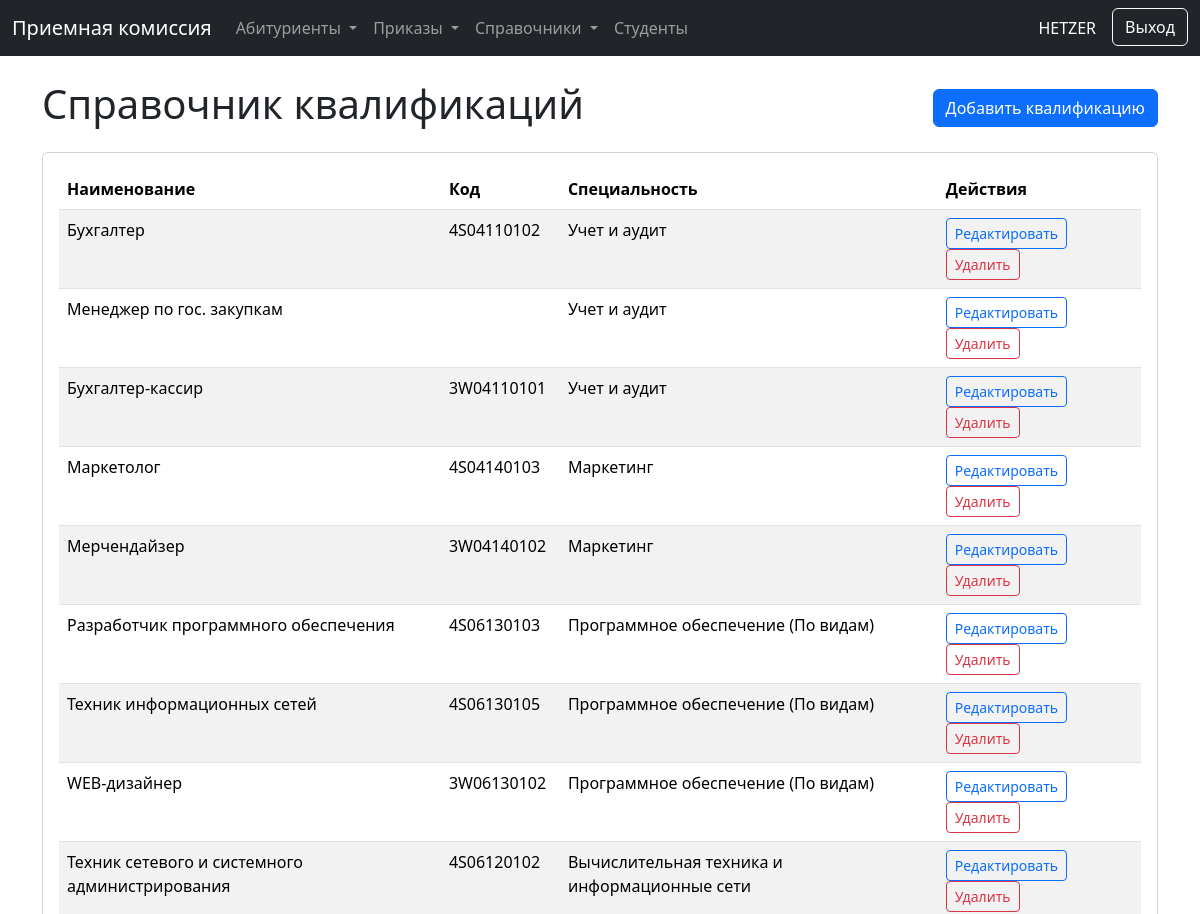
The app's page /handbooks/qualifications/ (signed in, upper part), older data.
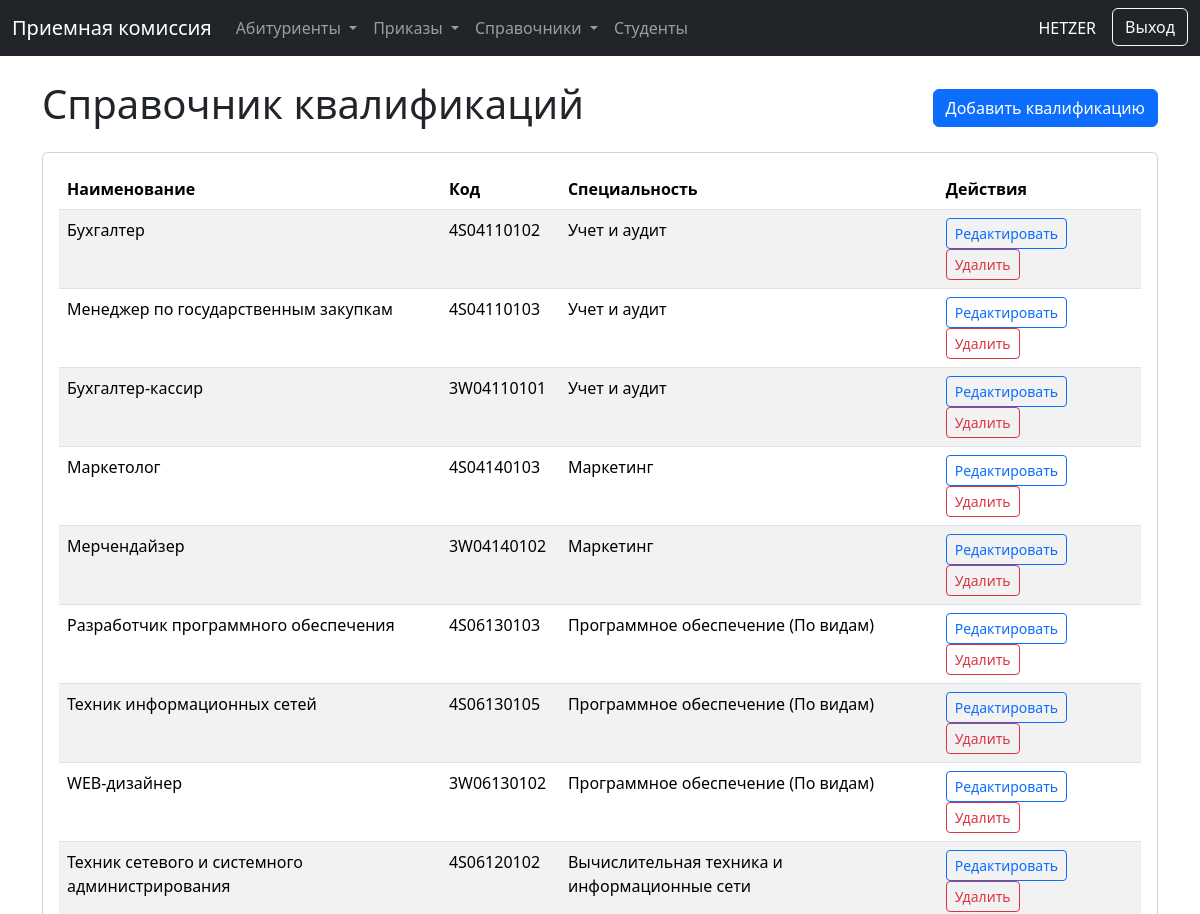
The same page, newer data.
### handbooks/models.py (models this page shows, shortened)
class Qualification(models.Model):
    code = models.CharField(
        max_length=50,
        verbose_name="Код специальности",
        default='' # Добавляем пустую строку как значение по умолчанию
    )
    name = models.CharField(max_length=255, verbose_name="Наименование квалификации")
    specialty = models.ForeignKey(Specialty, on_delete=models.CASCADE, related_name="qualifications", verbose_name="Специальность")
    is_worker_qualification = models.BooleanField(default=False, verbose_name="Рабочая квалификация")
    class Meta:
        verbose_name = "Квалификация"
        verbose_name_plural = "Квалификации"

class Specialty(models.Model):
    code = models.CharField(
        max_length=50,
        verbose_name="Код специальности",
        default='' # Добавляем пустую строку как значение по умолчанию
    )
    name = models.CharField(max_length=255, verbose_name="Наименование специальности")
    class Meta:
        verbose_name = "Специальность"
        verbose_name_plural = "Специальности"

### handbooks/views.py (the view)
# urls.py: path('qualifications/', views.QualificationListView.as_view(), name='qualification_list'),
class QualificationListView(LoginRequiredMixin, PermissionRequiredMixin, ListView):
    model = Qualification
    permission_required = 'handbooks.view_qualification'
    template_name = 'handbooks/qualification_list.html'
    context_object_name = 'qualifications'
    queryset = Qualification.objects.select_related('specialty').all()

### handbooks/templates/handbooks/qualification_list.html (shortened to what this page needs)
{% extends "./base.html" %}
{% block content %}
<div class="d-flex justify-content-between align-items-center mb-3">
    <h1>Справочник квалификаций</h1>
    {% if perms.handbooks.add_qualification %}
    <a href="{% url 'qualification_add' %}" class="btn btn-primary">Добавить квалификацию</a>
    {% endif %}
</div>
<div class="card">
    <div class="card-body">
        <table class="table table-striped table-hover">
            <thead>
                <tr>
                    <th>Наименование</th>
                    <th>Код</th>
                    <th>Специальность</th>
                    <th>Действия</th>
                </tr>
            </thead>
            <tbody>
                {% for qualification in qualifications %}
                <tr>
                    <td>{{ qualification.name }}</td>
                    <td>{{ qualification.code }}</td>
                    <td>{{ qualification.specialty.name }}</td>
                    <td>
                        {% if perms.handbooks.change_qualification %}
                        <a href="{% url 'qualification_edit' qualification.pk %}" class="btn btn-sm btn-outline-primary">Редактировать</a>
                        {% endif %}
                        {% if perms.handbooks.delete_qualification %}
                        <a href="{% url 'qualification_delete' qualification.pk %}" class="btn btn-sm btn-outline-danger">Удалить</a>
                        {% endif %}
                    </td>
                </tr>
                {% empty %}
                <tr>
                    <td colspan="4" class="text-center">Квалификации не найдены.</td>
                </tr>
                {% endfor %}
            </tbody>
        </table>
    </div>
</div>
{% endblock %}

### handbooks/templates/handbooks/base.html (shortened to what this page needs)
<!DOCTYPE html>
<html lang="ru">
<head>
    <link href="https://cdn.jsdelivr.net/npm/bootstrap@5.3.2/dist/css/bootstrap.min.css" rel="stylesheet">
</head>
<body>
    <nav class="navbar navbar-expand-lg navbar-dark bg-dark mb-4">
    <div class="container-fluid">
        <a class="navbar-brand" href="{% url 'dashboard' %}">Приемная комиссия</a>
        <div class="collapse navbar-collapse" id="mainNavbar">
            <ul class="navbar-nav me-auto mb-2 mb-lg-0">
                {% if perms.enrollment.view_applicant or perms.enrollment.add_applicant %}
                <li class="nav-item dropdown">
                    <a class="nav-link dropdown-toggle" href="#" id="applicantsDropdown" role="button" data-bs-toggle="dropdown" aria-expanded="false">
                        Абитуриенты
                    </a>
                </li>
                {% endif %}
                {% if perms.enrollment.view_order or perms.enrollment.add_order %}
                <li class="nav-item dropdown">
                    <a class="nav-link dropdown-toggle" href="#" id="ordersDropdown" role="button" data-bs-toggle="dropdown" aria-expanded="false">
                        Приказы
                    </a>
                </li>
                {% endif %}
                <li class="nav-item dropdown">
    <a class="nav-link dropdown-toggle" href="#" id="navbarDropdown" role="button" data-bs-toggle="dropdown" aria-expanded="false">
        Справочники
    </a>
</li>
<li class="nav-item">
    {% if perms.enrollment.view_student %}
    <a class="nav-link" href="{% url 'student_list' %}">Студенты</a>
    {% endif %}
</li>
            </ul>
            <div class="d-flex">
                <span class="navbar-text text-white me-3">{{ user.username }}</span>
                <form action="{% url 'logout' %}" method="post">
                    <button type="submit" class="btn btn-outline-light">Выход</button>
                </form>
            </div>
        </div>
    </div>
</nav>
    <main class="container mt-4">
        {% block content %}{% endblock %}
    </main>
</body>
</html>

Row changes from the older to the newer data that the page shows:
changed Qualification: name "Менеджер по гос. закупкам" → "Менеджер по государственным закупкам"; code (not shown) → "4S04110103"
